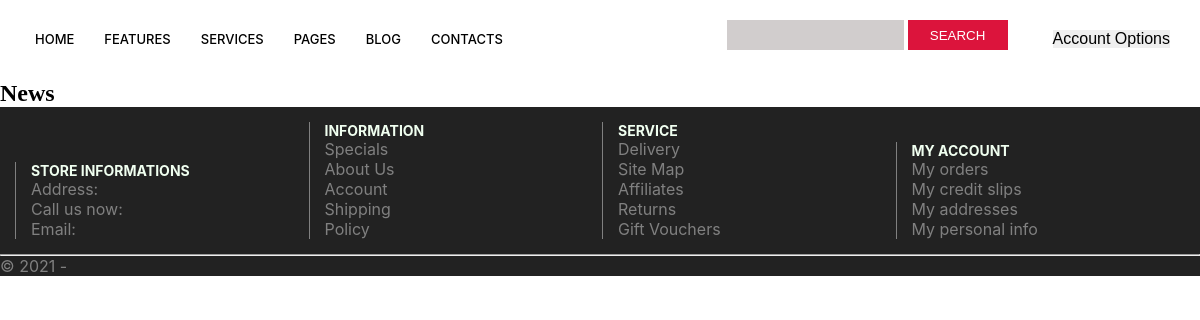
The page /blog/ on the database as committed earlier.
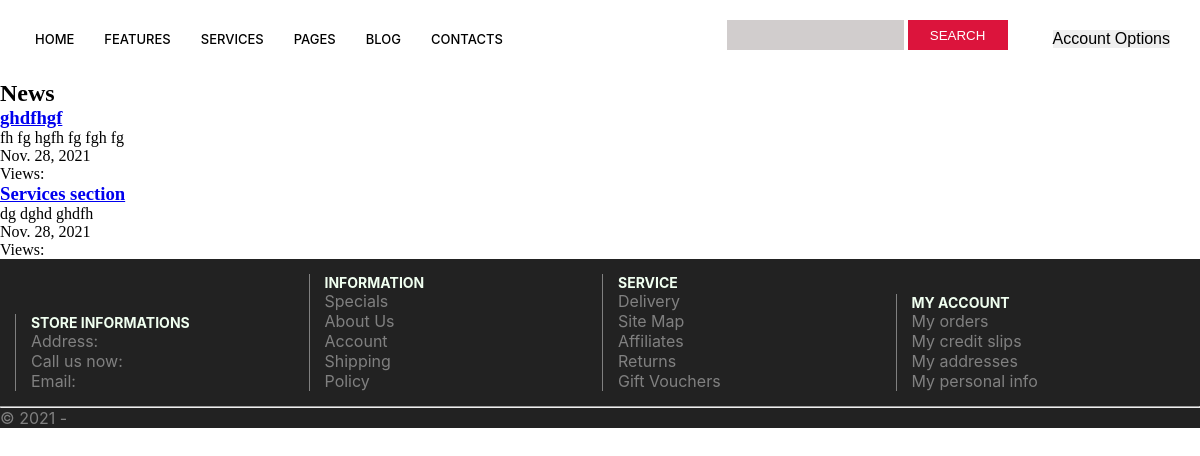
The same page on the database as committed later.
### blog/models.py (models this page shows, shortened)
class Post(models.Model):
    title = models.CharField(max_length=100)
    image = models.ImageField(verbose_name="Post Image:", upload_to='static/')
    description = models.TextField()
    published = models.DateField(auto_now_add=True)
    slug = models.SlugField(unique=True, max_length=100)
    hit_count_generic = GenericRelation(HitCount, object_id_field='object_pk',
     related_query_name='hit_count_generic_relation')

### blog/views.py (the view)
# urls.py: path('blog/', PostListView.as_view(), name='posts'),
class PostListView(ListView):
    model = Post
    context_object_name = 'posts'
    template_name = 'blog/post_list.html'

### blog/templates/blog/post_list.html (shortened to what this page needs)
{% extends 'base.html' %}
{% load static %}
{% load hitcount_tags %}
{% block head %}
<link rel="stylesheet" href="{% static 'css/blog.css' %}">
{% endblock head %}
{% block content %}
  <h2>News</h2>
  <ul>
    {% for post in posts %}
        <h3 class="mt-5"><a href='{% url "detail_post" post.slug %}'>{{post.title}}</a></h3>
        <p class="lead">{{post.description}}</p>
        <p>{{post.published}}</p>
        <p>Views: {% get_hit_count for post %}</p>
    {% endfor %}
  </ul>
{% endblock %}

Rows that differ between the two databases and show on the page:
added Post: title "ghdfhgf", description "fh fg hgfh fg fgh fg", published "Nov. 28, 2021"
added Post: title "Services section", description "dg dghd ghdfh", published "Nov. 28, 2021"
